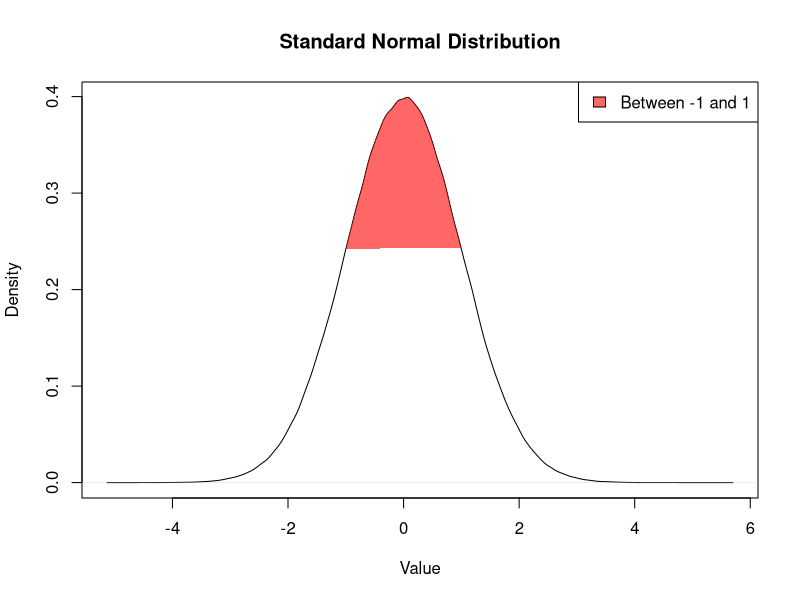
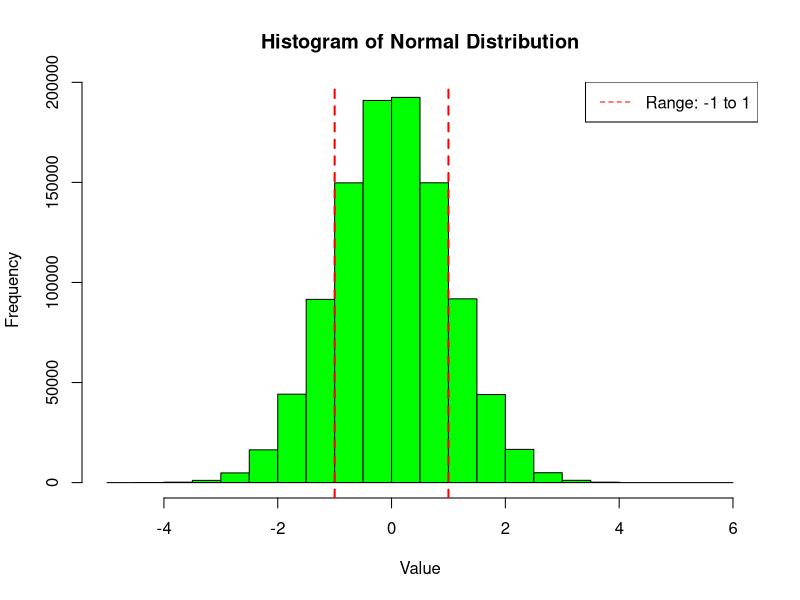
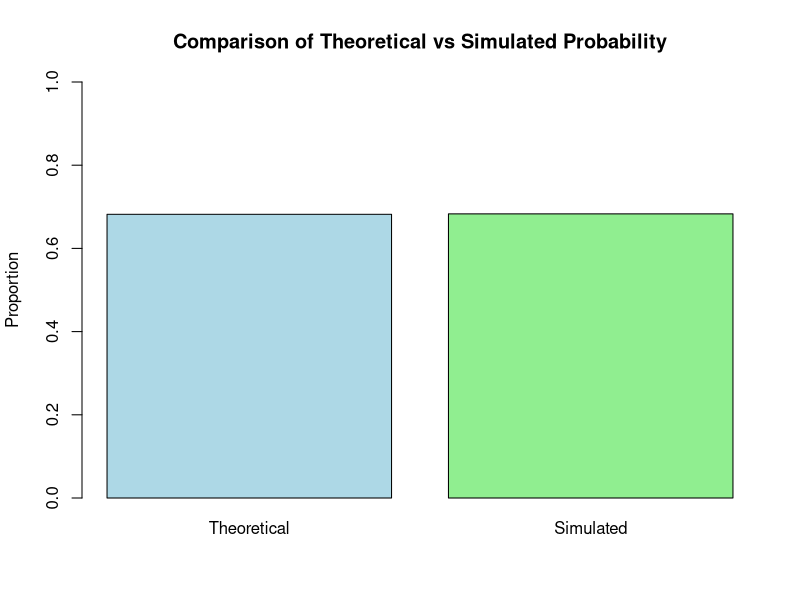

These figures' R source, in order:
# --------------------------------------
# Law of Large Numbers – Normal Distribution Simulation in R
# --------------------------------------

# Step 1: Generate N random samples from a standard normal distribution
N <- 1000000
counter <- 0
data <- rnorm(N)

# Step 2: Count how many values fall between -1 and 1
for(i in data){
  if(i < 1 & i > -1){
    counter <- counter + 1
  }
}
# Step 3: Calculate and print the proportion
proportion <- counter / N   # Proportion of values between -1 and 1
print(paste("Simulated Proportion:", proportion))


# ------------------------------
# Plot 1: Density Plot with shaded area between -1 and 1
# ------------------------------

# Calculate the density of the data
d <- density(data)
plot(d, main = "Standard Normal Distribution", xlab = "Value")  # Plot the density curve

# Shade the area between -1 and 1
polygon(d$x[d$x >= -1 & d$x <= 1],
        d$y[d$x >= -1 & d$x <= 1],
        col = rgb(1, 0, 0, 0.6), border = NA)

legend("topright", legend = "Between -1 and 1", fill = rgb(1, 0, 0, 0.6))

# ------------------------------
# Plot 2: Histogram with highlighted area between -1 and 1
# ------------------------------

hist(data, breaks = 30, col = "green", 
     main = "Histogram of Normal Distribution", xlab = "Value")  # Plot the histogram

# Add vertical lines to indicate the range -1 to 1
abline(v = -1, col = "red", lwd = 2, lty = 2)
abline(v = 1, col = "red", lwd = 2, lty = 2)
legend("topright", legend = "Range: -1 to 1", lty = 2, col = "red")

# ------------------------------
# Plot 3: Bar Plot comparing theoretical vs simulated proportion
# ------------------------------

# Theoretical value for the range (-1, 1) according to the 68–95–99.7 rule
theoretical <- 0.682

# Create a bar plot to compare theoretical and simulated values
barplot(c(theoretical, proportion),
        names.arg = c("Theoretical", "Simulated"),
        col = c("lightblue", "lightgreen"),
        ylim = c(0, 1),
        main = "Comparison of Theoretical vs Simulated Probability",
        ylab = "Proportion")


